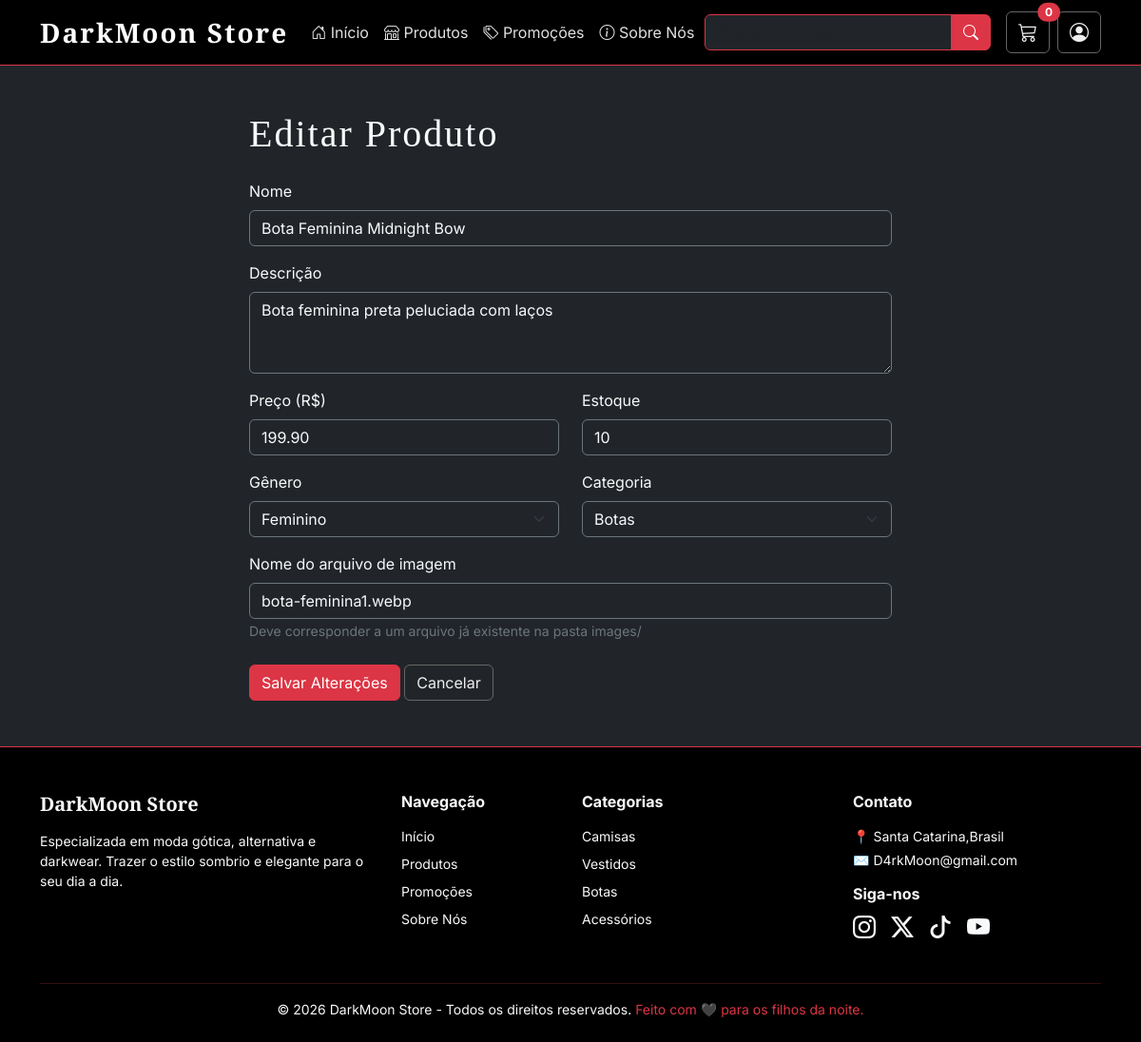
The app's page /produto_form.php?id=11, older data.
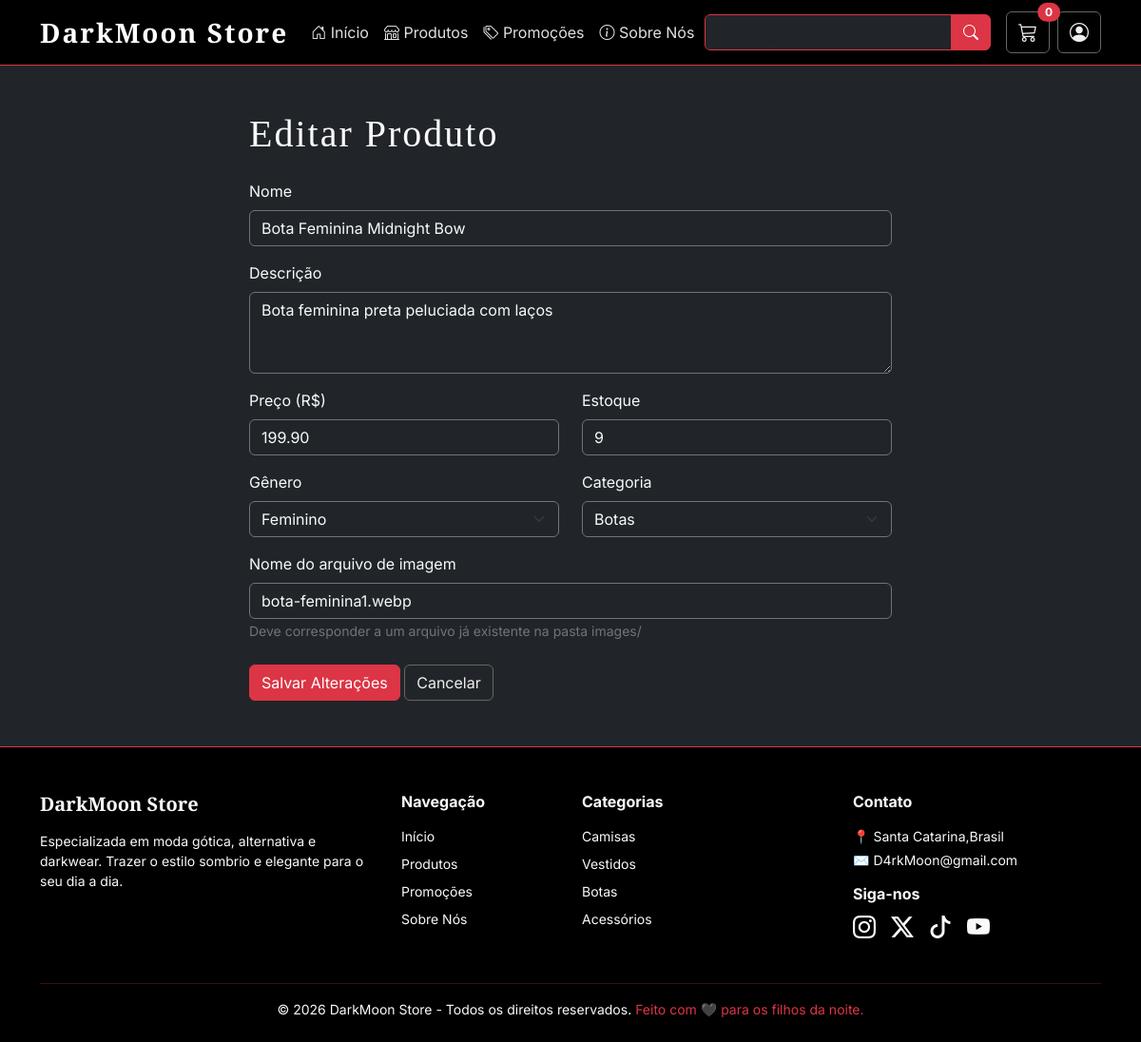
The same page, newer data.
### tables this page shows
CREATE TABLE produtos (
    id_produto INT AUTO_INCREMENT PRIMARY KEY,
    nome       VARCHAR(150) NOT NULL,
    descricao  TEXT,
    preco      DECIMAL(10,2) NOT NULL,
    estoque    INT NOT NULL,
    imagem     VARCHAR(255),
    genero     ENUM('Masculino','Feminino','Unissex') NOT NULL
);

### produto_form.php (the view, shortened to what this page needs)
<?php
include 'templates/header.php';
include 'config/conexao.php';
$id = isset($_GET['id']) ? (int) $_GET['id'] : null;
$produto = [
    'nome'      => '',
    'descricao' => '',
    'preco'     => '',
    'estoque'   => '',
    'genero'    => 'Unissex',
    'imagem'    => '',
];
$categoriaSelecionada = null;
if ($id) {
    $stmt = $conn->prepare("SELECT * FROM produtos WHERE id_produto = ?");
    $stmt->bind_param("i", $id);
    $stmt->execute();
    $resultado = $stmt->get_result();
    $encontrado = $resultado->fetch_assoc();
    $produto = $encontrado;
    $stmtCat = $conn->prepare("SELECT id_categoria FROM produto_categoria WHERE id_produto = ? LIMIT 1");
    $stmtCat->bind_param("i", $id);
    $stmtCat->execute();
    $resCat = $stmtCat->get_result();
    $catRow = $resCat->fetch_assoc();
    $categoriaSelecionada = $catRow['id_categoria'] ?? null;
}
$categorias = $conn->query("SELECT * FROM categorias ORDER BY nome");
?>
<div class="container mt-5 mb-5" style="max-width: 700px;">
    <h1 class="display-6 mb-4"><?= $id ? 'Editar Produto' : 'Novo Produto' ?></h1>
    <form method="POST" action="produto_salvar.php">
        <div class="mb-3">
            <label class="form-label">Nome</label>
            <input type="text" name="nome" required maxlength="150"
                   value="<?= htmlspecialchars($produto['nome']) ?>"
                   class="form-control bg-dark text-light border-secondary">
        </div>
        <div class="mb-3">
            <label class="form-label">Descrição</label>
            <textarea name="descricao" rows="3"
                      class="form-control bg-dark text-light border-secondary"><?= htmlspecialchars($produto['descricao'] ?? '') ?></textarea>
        </div>
        <div class="row">
            <div class="col-md-6 mb-3">
                <label class="form-label">Preço (R$)</label>
                <input type="number" name="preco" step="0.01" min="0" required
                       value="<?= htmlspecialchars($produto['preco']) ?>"
                       class="form-control bg-dark text-light border-secondary">
            </div>
            <div class="col-md-6 mb-3">
                <label class="form-label">Estoque</label>
                <input type="number" name="estoque" min="0" required
                       value="<?= htmlspecialchars($produto['estoque']) ?>"
                       class="form-control bg-dark text-light border-secondary">
            </div>
        </div>
        <div class="row">
            <div class="col-md-6 mb-3">
                <label class="form-label">Gênero</label>
                <select name="genero" class="form-select bg-dark text-light border-secondary">
                    <?php foreach (['Masculino', 'Feminino', 'Unissex'] as $opcao): ?>
                        <option value="<?= $opcao ?>" <?= $produto['genero'] === $opcao ? 'selected' : '' ?>>
                            <?= $opcao ?>
                        </option>
                    <?php endforeach; ?>
                </select>
            </div>
            <div class="col-md-6 mb-3">
                <label class="form-label">Categoria</label>
                <select name="id_categoria" required class="form-select bg-dark text-light border-secondary">
                    <?php while ($cat = $categorias->fetch_assoc()): ?>
                        <option value="<?= $cat['id_categoria'] ?>"
                            <?= $categoriaSelecionada == $cat['id_categoria'] ? 'selected' : '' ?>>
                            <?= htmlspecialchars($cat['nome']) ?>
                        </option>
                    <?php endwhile; ?>
                </select>
            </div>
        </div>
        <div class="mb-4">
            <label class="form-label">Nome do arquivo de imagem</label>
            <input type="text" name="imagem" placeholder="ex: camisa-nova.webp"
                   value="<?= htmlspecialchars($produto['imagem'] ?? '') ?>"
                   class="form-control bg-dark text-light border-secondary">
            <small class="text-secondary">Deve corresponder a um arquivo já existente na pasta images/</small>
        </div>
        <button type="submit" class="btn btn-danger">
            <?= $id ? 'Salvar Alterações' : 'Cadastrar Produto' ?>
        </button>
        <a href="admin_produtos.php" class="btn btn-outline-light">Cancelar</a>
    </form>
</div>
<?php include 'templates/footer.php'; ?>

Row changes from the older to the newer data that the page shows:
changed produtos "Bota Feminina Midnight Bow": estoque "10" → "9"
